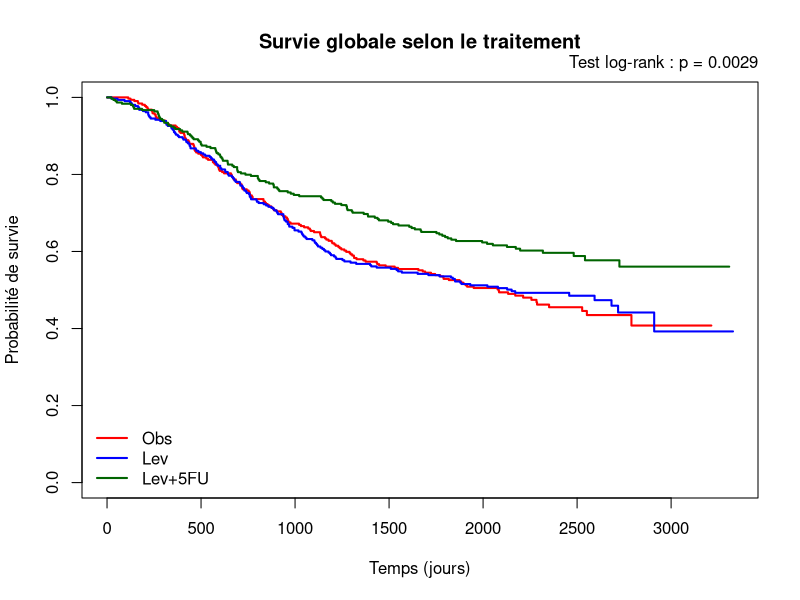

This figure's R source:
## ---- chunk 1
knitr::opts_chunk$set(echo = FALSE, message = FALSE, warning = FALSE)

library(survival)
library(dplyr)

data("colon", package = "survival", envir = environment())
## ---- chunk 2
df <- colon %>%
  filter(etype == 2) %>% 
  mutate(
    event = ifelse(status == 1, 1, 0),
    trt = factor(rx)
  )

stopifnot(nrow(df) == length(unique(df$id)))

table(df$trt)
table(df$event)
## ---- chunk 3
cat("N par traitement:\n")
print(table(df$trt))

cat("\nAge (moyenne, sd) par traitement:\n")
print(aggregate(age ~ trt, data = df,
                FUN = function(x) c(mean = mean(x, na.rm=TRUE), sd = sd(x, na.rm=TRUE))))

cat("\nNodes (moyenne, sd) par traitement:\n")
print(aggregate(nodes ~ trt, data = df,
                FUN = function(x) c(mean = mean(x, na.rm=TRUE), sd = sd(x, na.rm=TRUE))))

cat("\nSexe (%):\n")
sex_tab <- table(df$trt, df$sex)
print(round(prop.table(sex_tab, 1) * 100, 1))

cat("\nDécès (%):\n")
event_tab <- table(df$trt, df$event)
print(round(prop.table(event_tab, 1) * 100, 1))
## ---- chunk 4
surv_obj <- Surv(time = df$time, event = df$event)
fit_km <- survfit(surv_obj ~ trt, data = df)

par(bg = "white")
cols <- c("red","blue","darkgreen")

plot(fit_km, col = cols, lwd = 2,
     xlab = "Temps (jours)", ylab = "Probabilité de survie",
     main = "Survie globale selon le traitement")

legend("bottomleft", legend = levels(df$trt), col = cols, lwd = 2, bty = "n")

lr <- survdiff(surv_obj ~ trt, data = df)
pval <- 1 - pchisq(lr$chisq, df = length(lr$n) - 1)
mtext(paste0("Test log-rank : p = ", signif(pval, 3)), side = 3, line = 0.5, adj = 1)

pval
## ---- chunk 5
cox_model <- coxph(Surv(time, event) ~ trt, data = df)
summary(cox_model)
